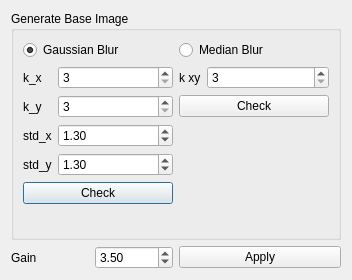
<?xml version="1.0" encoding="UTF-8"?>
<ui version="4.0">
 <class>ShadingDialog</class>
 <widget class="QDialog" name="ShadingDialog">
  <property name="geometry">
   <rect>
    <x>0</x>
    <y>0</y>
    <width>352</width>
    <height>280</height>
   </rect>
  </property>
  <property name="windowTitle">
   <string>ShadingDialog</string>
  </property>
  <layout class="QVBoxLayout" name="verticalLayout_3">
   <item>
    <widget class="QGroupBox" name="grp_Shading_Generate_Base_Image">
     <property name="title">
      <string>Generate Base Image</string>
     </property>
     <layout class="QHBoxLayout" name="horizontalLayout_2">
      <item>
       <layout class="QVBoxLayout" name="verticalLayout">
        <item>
         <widget class="QRadioButton" name="rBtn_Shading_Gaussian_Blur">
          <property name="text">
           <string>Gaussian Blur</string>
          </property>
          <property name="checked">
           <bool>true</bool>
          </property>
         </widget>
        </item>
        <item>
         <layout class="QFormLayout" name="formLayout_3">
          <item row="0" column="0">
           <widget class="QLabel" name="lbl_Shading_Gaussian_k_x">
            <property name="text">
             <string>k_x</string>
            </property>
           </widget>
          </item>
          <item row="0" column="1">
           <widget class="QSpinBox" name="sBox_Shading_Gaussian_k_x">
            <property name="minimum">
             <number>3</number>
            </property>
            <property name="singleStep">
             <number>2</number>
            </property>
            <property name="value">
             <number>3</number>
            </property>
           </widget>
          </item>
          <item row="1" column="0">
           <widget class="QLabel" name="lbl_Shading_Gaussian_k_y">
            <property name="text">
             <string>k_y</string>
            </property>
           </widget>
          </item>
          <item row="1" column="1">
           <widget class="QSpinBox" name="sBox_Shading_Gaussian_k_y">
            <property name="minimum">
             <number>3</number>
            </property>
            <property name="singleStep">
             <number>2</number>
            </property>
            <property name="value">
             <number>3</number>
            </property>
           </widget>
          </item>
          <item row="2" column="0">
           <widget class="QLabel" name="lbl_Shading_Gaussian_std_x">
            <property name="text">
             <string>std_x</string>
            </property>
           </widget>
          </item>
          <item row="2" column="1">
           <widget class="QDoubleSpinBox" name="dsBox_Shading_Gaussian_std_x">
            <property name="minimum">
             <double>0.100000000000000</double>
            </property>
            <property name="maximum">
             <double>5.000000000000000</double>
            </property>
            <property name="singleStep">
             <double>0.100000000000000</double>
            </property>
            <property name="value">
             <double>1.300000000000000</double>
            </property>
           </widget>
          </item>
          <item row="3" column="0">
           <widget class="QLabel" name="lbl_Shading_Gaussian_std_y">
            <property name="text">
             <string>std_y</string>
            </property>
           </widget>
          </item>
          <item row="3" column="1">
           <widget class="QDoubleSpinBox" name="dsBox_Shading_Gaussian_std_y">
            <property name="minimum">
             <double>0.100000000000000</double>
            </property>
            <property name="maximum">
             <double>5.000000000000000</double>
            </property>
            <property name="singleStep">
             <double>0.100000000000000</double>
            </property>
            <property name="value">
             <double>1.300000000000000</double>
            </property>
           </widget>
          </item>
          <item row="4" column="0" colspan="2">
           <widget class="QPushButton" name="pBtn_Shading_Gaussian_Check">
            <property name="text">
             <string>Check</string>
            </property>
           </widget>
          </item>
         </layout>
        </item>
       </layout>
      </item>
      <item>
       <layout class="QVBoxLayout" name="verticalLayout_2">
        <item>
         <widget class="QRadioButton" name="rBtn_Shading_Median_Blur">
          <property name="text">
           <string>Median Blur</string>
          </property>
         </widget>
        </item>
        <item>
         <layout class="QFormLayout" name="formLayout_4">
          <item row="0" column="0">
           <widget class="QLabel" name="lbl_Shading_Median_k_xy">
            <property name="text">
             <string>k xy</string>
            </property>
           </widget>
          </item>
          <item row="0" column="1">
           <widget class="QSpinBox" name="sBox_Shadng_Median_k_xy">
            <property name="minimum">
             <number>3</number>
            </property>
            <property name="singleStep">
             <number>2</number>
            </property>
            <property name="value">
             <number>3</number>
            </property>
           </widget>
          </item>
          <item row="1" column="0" colspan="2">
           <widget class="QPushButton" name="pBtn_Shading_Meidan_Check">
            <property name="text">
             <string>Check</string>
            </property>
           </widget>
          </item>
         </layout>
        </item>
       </layout>
      </item>
     </layout>
    </widget>
   </item>
   <item>
    <layout class="QHBoxLayout" name="horizontalLayout_3">
     <item>
      <layout class="QHBoxLayout" name="horizontalLayout">
       <item>
        <widget class="QLabel" name="lbl_Shading_Gain">
         <property name="text">
          <string>Gain</string>
         </property>
        </widget>
       </item>
       <item>
        <widget class="QDoubleSpinBox" name="dsBox_Shading_Gain">
         <property name="maximum">
          <double>5.000000000000000</double>
         </property>
         <property name="singleStep">
          <double>0.100000000000000</double>
         </property>
         <property name="value">
          <double>3.500000000000000</double>
         </property>
        </widget>
       </item>
      </layout>
     </item>
     <item>
      <widget class="QPushButton" name="pBtn_Shading_Correction_Apply">
       <property name="text">
        <string>Apply</string>
       </property>
      </widget>
     </item>
    </layout>
   </item>
  </layout>
 </widget>
 <resources/>
 <connections/>
</ui>
